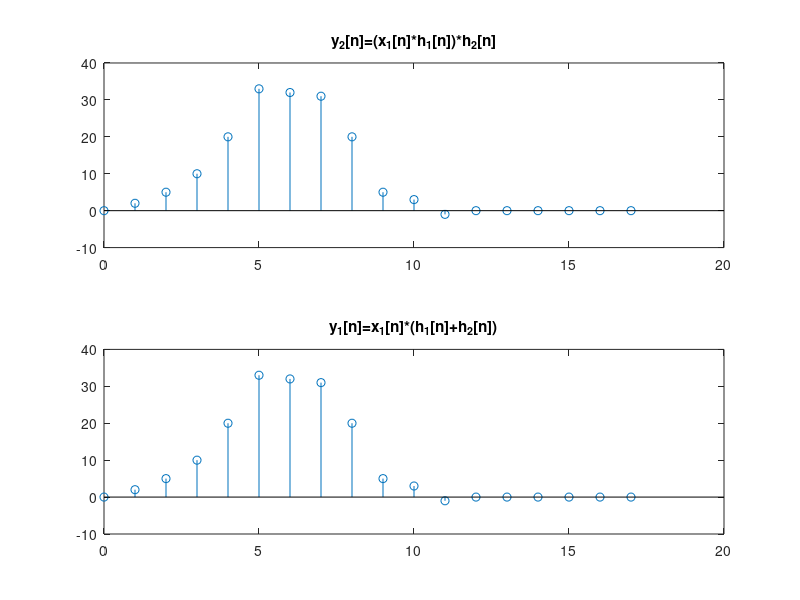

Write the MATLAB code that produced this figure.
% Problem 2.4(d)

x1 = [1 1 1 1 0 0 0 0 0 0];
nx1 = 0:1:9;

h1 = [1 -1 3 0 1];
h2 = [0 2 5 4 -1];
nh1 = 0:1:4;

y1 = conv(conv(x1, h1), h2);
y2 = conv(x1, conv(h1, h2));

ny = nh1(1)+nx1(1):1:nh1(end)+nh1(end)+nx1(end)

subplot(2,1,1), stem(ny, y1), title("y_2[n]=(x_1[n]*h_1[n])*h_2[n]");
subplot(2,1,2), stem(ny, y2), title("y_1[n]=x_1[n]*(h_1[n]+h_2[n])");

saveas(gcf, "P2_4_d_out.png")
